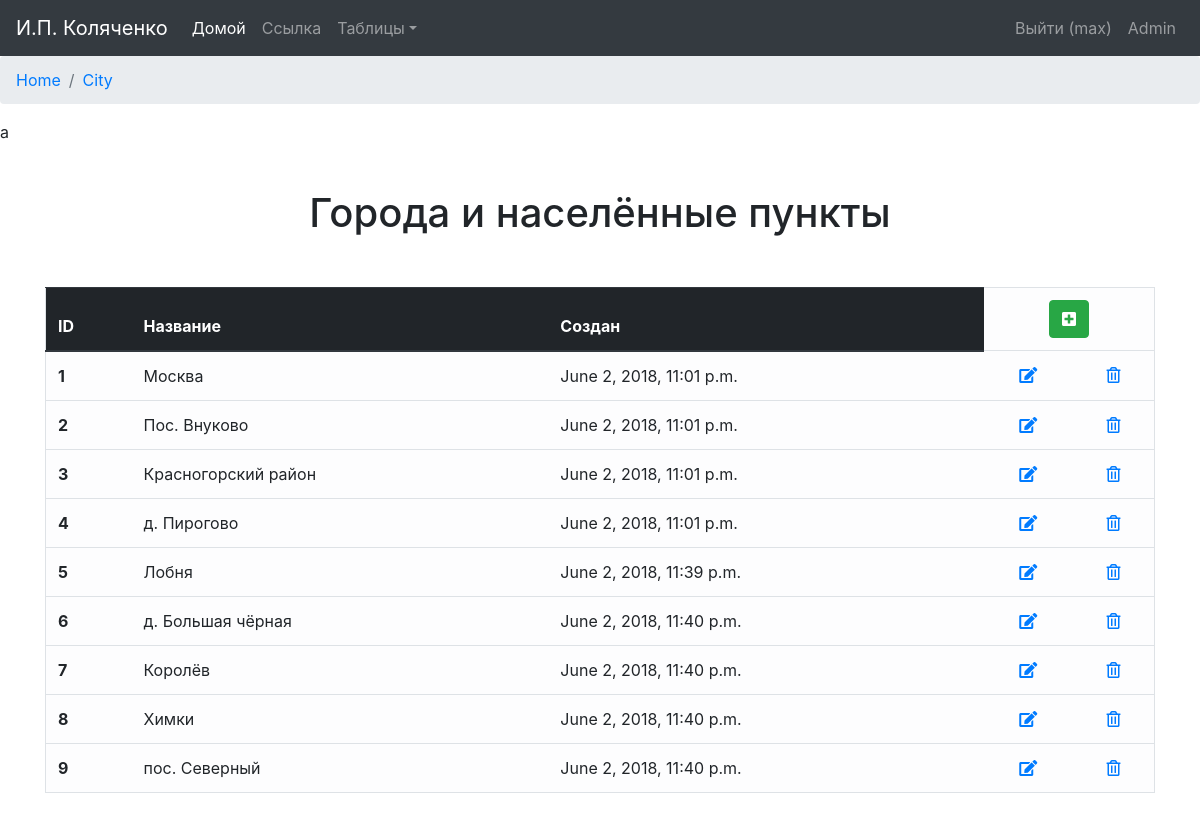
/city (signed in), run on an earlier commit of the app's database.
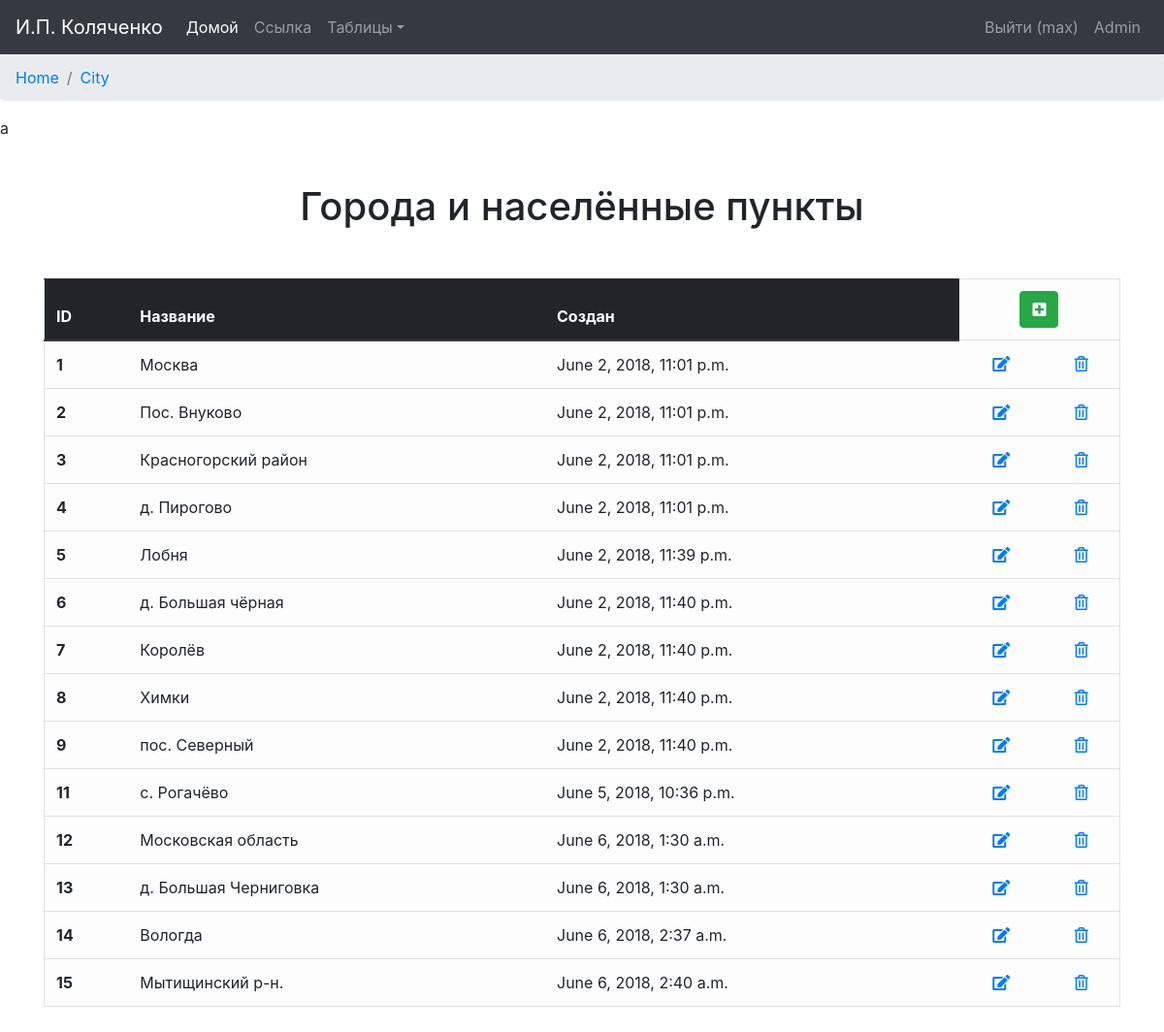
And on a later commit of the database.
### orders/models.py (models this page shows, shortened)
class AddressCity(models.Model):
    city_name = models.CharField('Город', max_length=32, blank=True, null=True, default=None)
    is_active = models.BooleanField('Активен', default=True)
    created = models.DateTimeField('Создан', auto_now_add=True, auto_now=False)
    updated = models.DateTimeField('Последнее обновление', auto_now_add=False, auto_now=True)
    class Meta:
        verbose_name = 'Населённый пункт'
        verbose_name_plural = 'Города и населённые пункты'

### orders/views.py (the view)
# urls.py: url(r'^city$', views.city_out, name='city_out'),
@login_required
def city_out(request):
    city_list = AddressCity.objects.filter(is_active=True)
    city_verbose = AddressCity._meta.verbose_name_plural
    return render(request, "City/city_out.html", locals())

### orders/context_processors.py (called while the page is built)
def getting_username(request):
    username = auth.get_user(request).username
    return locals()

### templates/City/city_out.html (shortened to what this page needs)
{% extends 'base.html' %}
{% block content %}
    <nav aria-label="breadcrumb">
        <ol class="breadcrumb">
            <li class="breadcrumb-item"><a href="{% url "home_page" %}">Home</a></li>
            <li class="breadcrumb-item active" aria-current="page"><a href="{% url "city_out" %}">City</a></li>
        </ol>
    </nav>a
    <div class="container">
        <h1 align="center" class="h1-out">{{ city_verbose }}</h1>
    </div>
    <div class="container out-container">
        <table class="table table-light border table-hover" align="center">
            <thead class="thead-dark">
            <tr>
                <th>ID</th>
                <th>Название</th>
                <th>Создан</th>
                <td colspan="2" align="center">
                    <form action="{% url "city_add" %}">
                        <button type="submit" class="btn btn-success" title="Добавить"><i
                                class="fas fa-plus-square"></i></button>
                    </form>
                </td>
            </tr>
            </thead>
            {% for city in city_list %}
                <tr>
                    <th>{{ city.id }}</th>
                    <td>{{ city.city_name }}</td>
                    <td>{{ city.created }}</td>
                    <td align="center"><a href="{% url "city_edit" city.id %}"><i class="fas fa-edit"
                                                                                  title="Изменить"></i></a>
                    </td>
                    <td align="center"><a href="{% url "city_delete" city.id %}"><i class="far fa-trash-alt"
                                                                                    title="Удалить"></i></a></td>
                </tr>
            {% endfor %}
        </table>
    </div>
{% endblock %}

What changed in the data, as far as the page shows it:
added AddressCity: id "11", city_name "с. Рогачёво", created "June 5, 2018, 10:36 p.m."
added AddressCity: id "12", city_name "Московская область", created "June 6, 2018, 1:30 a.m."
added AddressCity: id "13", city_name "д. Большая Черниговка", created "June 6, 2018, 1:30 a.m."
added AddressCity: id "14", city_name "Вологда", created "June 6, 2018, 2:37 a.m."
added AddressCity: id "15", city_name "Мытищинский р-н.", created "June 6, 2018, 2:40 a.m."
